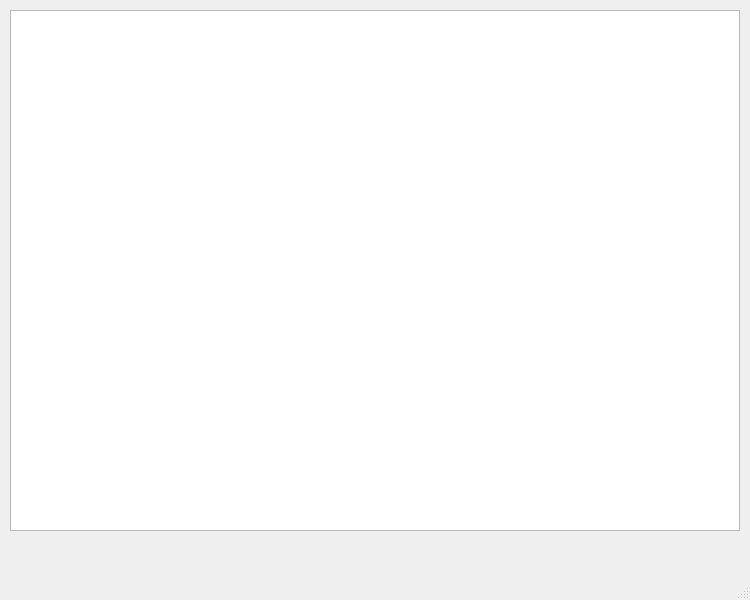
<?xml version="1.0" encoding="UTF-8"?>
<ui version="4.0">
 <class>MainWindow</class>
 <widget class="QMainWindow" name="MainWindow">
  <property name="geometry">
   <rect>
    <x>0</x>
    <y>0</y>
    <width>750</width>
    <height>600</height>
   </rect>
  </property>
  <property name="windowTitle">
   <string>MainWindow</string>
  </property>
  <widget class="QWidget" name="centralwidget">
   <widget class="QTableWidget" name="tableWidget">
    <property name="geometry">
     <rect>
      <x>10</x>
      <y>10</y>
      <width>730</width>
      <height>521</height>
     </rect>
    </property>
   </widget>
  </widget>
  <widget class="QMenuBar" name="menubar">
   <property name="geometry">
    <rect>
     <x>0</x>
     <y>0</y>
     <width>750</width>
     <height>21</height>
    </rect>
   </property>
  </widget>
  <widget class="QStatusBar" name="statusbar"/>
 </widget>
 <resources/>
 <connections/>
</ui>
